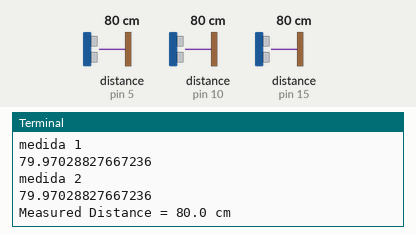
Bench run of a program on a simulated Raspberry Pi (header pin numbers). On the bench: the last lines printed to the terminal. The test bench sets the inputs (shaded band); at power-on: distance to the obstacle (sensors on pin 5, pin 10, pin 15) 80 cm. The echo pulse lasts 58.3 µs per cm; the clock reads 2024-03-15 10:24:30 at power-on unless the program sets it.

Above: at 1.2 s.
1.3 s: distance to the obstacle (sensor on pin 5) set to 2 cm
2.8 s: distance to the obstacle (sensor on pin 10) set to 2 cm
4.3 s: distance to the obstacle (sensor on pin 15) set to 2 cm
At 5.6 s:
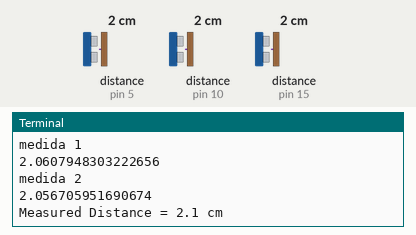
5.8 s: distance to the obstacle (sensor on pin 5) set to 4 cm
At 7.2 s:
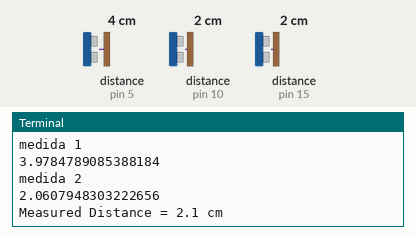
7.3 s: distance to the obstacle (sensor on pin 10) set to 4 cm
8.8 s: distance to the obstacle (sensor on pin 15) set to 4 cm
At 9.9 s:
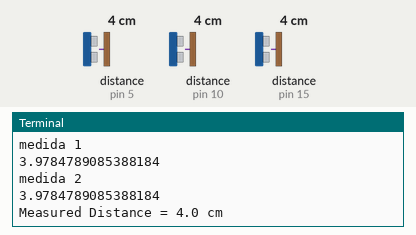
Timing chart, 0 to 11.3 s (numbered marks = the images above; inputs shaded):
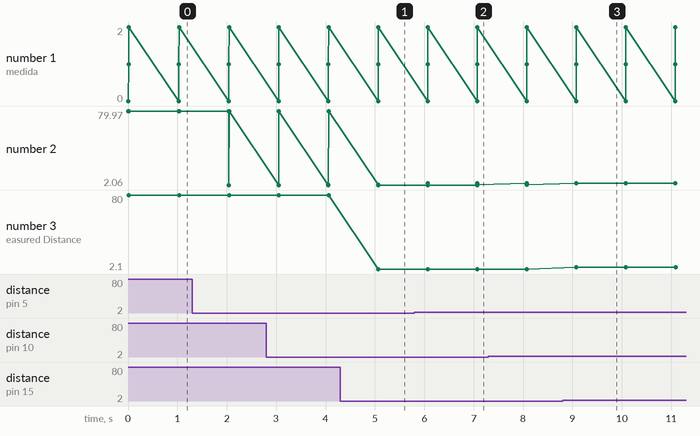

The program:

sensoresUS_v2.py
```python
#Libraries
import RPi.GPIO as GPIO
import time

#GPIO Mode (BOARD / BCM)
GPIO.setmode(GPIO.BOARD)

#set GPIO Pins
GPIO_TRIGGER = 8
GPIO_ECHO = 10

GPIO_TRIGGER_1 = 3
GPIO_ECHO_1 = 5

GPIO_TRIGGER_2 = 13
GPIO_ECHO_2 = 15


#set GPIO direction (IN / OUT)
GPIO.setup(GPIO_TRIGGER, GPIO.OUT)
GPIO.setup(GPIO_ECHO, GPIO.IN)

GPIO.setup(GPIO_TRIGGER_1, GPIO.OUT)
GPIO.setup(GPIO_ECHO_1, GPIO.IN)

GPIO.setup(GPIO_TRIGGER_2, GPIO.OUT)
GPIO.setup(GPIO_ECHO_2, GPIO.IN)

def distance():
	# set Trigger to HIGH
	GPIO.output(GPIO_TRIGGER, True)

	# set Trigger after 0.01ms to LOW
	time.sleep(0.00001)
	GPIO.output(GPIO_TRIGGER, False)

	StartTime = time.time()
	StopTime = time.time()

	# save StartTime
	while GPIO.input(GPIO_ECHO) == 0:
		StartTime = time.time()

	# save time of arrival
	while GPIO.input(GPIO_ECHO) == 1:
		StopTime = time.time()

	# time difference between start and arrival
	TimeElapsed = StopTime - StartTime
	# multiply with the sonic speed (34300 cm/s)
	# and divide by 2, because there and back
	distance = (TimeElapsed * 34300) / 2

	print("medida 0   ")
	print(distance)
	# set Trigger to HIGH
	GPIO.output(GPIO_TRIGGER_1, True)

	# set Trigger after 0.01ms to LOW
	time.sleep(0.00001)
	GPIO.output(GPIO_TRIGGER_1, False)

	StartTime = time.time()
	StopTime = time.time()

	# save StartTime
	while GPIO.input(GPIO_ECHO_1) == 0:
		StartTime = time.time()

	# save time of arrival
	while GPIO.input(GPIO_ECHO_1) == 1:
		StopTime = time.time()

	# time difference between start and arrival
	TimeElapsed = StopTime - StartTime
	# multiply with the sonic speed (34300 cm/s)
	# and divide by 2, because there and back
	distance = (TimeElapsed * 34300) / 2

	print("medida 1   ")
	print(distance)
	# set Trigger to HIGH
	GPIO.output(GPIO_TRIGGER_2, True)

	# set Trigger after 0.01ms to LOW
	time.sleep(0.00001)
	GPIO.output(GPIO_TRIGGER_2, False)

	StartTime = time.time()
	StopTime = time.time()

	# save StartTime
	while GPIO.input(GPIO_ECHO_2) == 0:
		StartTime = time.time()

	# save time of arrival
	while GPIO.input(GPIO_ECHO_2) == 1:
		StopTime = time.time()

	# time difference between start and arrival
	TimeElapsed = StopTime - StartTime
	# multiply with the sonic speed (34300 cm/s)
	# and divide by 2, because there and back
	distance = (TimeElapsed * 34300) / 2

	print("medida 2   ")
	print(distance)
	return distance

if __name__ == '__main__':
	try:
		while True:
			dist = distance()
			print ("Measured Distance = %.1f cm" % dist)
			time.sleep(1)

	# Reset by pressing CTRL + C
	except KeyboardInterrupt:
		print("Measurement stopped by User")
		GPIO.cleanup()
```

Measured:
- after the input at 4.3 s, the terminal: prints a new line after 0.77 s (image 1)
- after the input at 5.8 s, the terminal: prints a new line after 0.27 s (image 2)
- after the input at 8.8 s, the terminal: prints a new line after 0.28 s (image 3)
- plotted number 3: 80 → 2.1 after the input at 4.3 s, 2.1 → 4 after the input at 8.8 s
